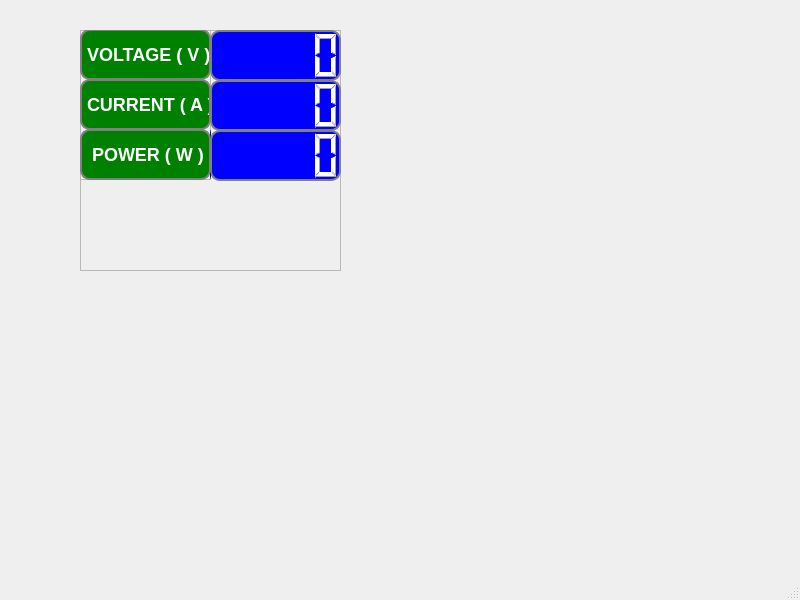
<?xml version="1.0" encoding="UTF-8"?>
<ui version="4.0">
 <class>MainWindow</class>
 <widget class="QMainWindow" name="MainWindow">
  <property name="geometry">
   <rect>
    <x>0</x>
    <y>0</y>
    <width>800</width>
    <height>600</height>
   </rect>
  </property>
  <property name="windowTitle">
   <string>MainWindow</string>
  </property>
  <widget class="QWidget" name="centralwidget">
   <widget class="QFrame" name="frame">
    <property name="geometry">
     <rect>
      <x>80</x>
      <y>30</y>
      <width>261</width>
      <height>241</height>
     </rect>
    </property>
    <property name="frameShape">
     <enum>QFrame::StyledPanel</enum>
    </property>
    <property name="frameShadow">
     <enum>QFrame::Raised</enum>
    </property>
    <widget class="QLCDNumber" name="lcdNumber">
     <property name="geometry">
      <rect>
       <x>130</x>
       <y>0</y>
       <width>131</width>
       <height>51</height>
      </rect>
     </property>
     <property name="styleSheet">
      <string notr="true">color: white;
background-color: blue;
font.size: 20pt;
border-radius: 10px;
border: 2px solid black;
border-color: gray;</string>
     </property>
    </widget>
    <widget class="QLCDNumber" name="lcdNumber_2">
     <property name="geometry">
      <rect>
       <x>130</x>
       <y>50</y>
       <width>131</width>
       <height>51</height>
      </rect>
     </property>
     <property name="styleSheet">
      <string notr="true">color: white;
background-color: blue;
font.size: 20pt;
border-radius: 10px;
border: 2px solid black;
border-color: gray;</string>
     </property>
    </widget>
    <widget class="QLCDNumber" name="lcdNumber_3">
     <property name="geometry">
      <rect>
       <x>130</x>
       <y>100</y>
       <width>131</width>
       <height>51</height>
      </rect>
     </property>
     <property name="styleSheet">
      <string notr="true">color: white;
background-color: blue;
font.size: 20pt;
border-radius: 10px;
border: 2px solid black;
border-color: gray;</string>
     </property>
    </widget>
    <widget class="QFrame" name="frame_2">
     <property name="geometry">
      <rect>
       <x>0</x>
       <y>-1</y>
       <width>131</width>
       <height>151</height>
      </rect>
     </property>
     <property name="frameShape">
      <enum>QFrame::StyledPanel</enum>
     </property>
     <property name="frameShadow">
      <enum>QFrame::Raised</enum>
     </property>
     <widget class="QLineEdit" name="lineEdit_4">
      <property name="geometry">
       <rect>
        <x>130</x>
        <y>100</y>
        <width>131</width>
        <height>51</height>
       </rect>
      </property>
      <property name="styleSheet">
       <string notr="true">color: white;
background-color: blue;
</string>
      </property>
      <property name="text">
       <string>CURRENT (A)</string>
      </property>
     </widget>
     <widget class="QLabel" name="label_3">
      <property name="geometry">
       <rect>
        <x>0</x>
        <y>0</y>
        <width>131</width>
        <height>51</height>
       </rect>
      </property>
      <property name="styleSheet">
       <string notr="true">color: white;
background-color: green;
font-weight: bold;                
font-size: 18px;
border: 2px solid black;
border-radius: 10px;
border-color: gray;</string>
      </property>
      <property name="text">
       <string>VOLTAGE ( V )</string>
      </property>
     </widget>
     <widget class="QLabel" name="label_2">
      <property name="geometry">
       <rect>
        <x>0</x>
        <y>50</y>
        <width>131</width>
        <height>51</height>
       </rect>
      </property>
      <property name="styleSheet">
       <string notr="true">color: white;
background-color: green;
font-weight: bold;                
font-size: 18px;
border: 2px solid black;
border-radius: 10px;
border-color: gray;</string>
      </property>
      <property name="text">
       <string>CURRENT ( A )</string>
      </property>
     </widget>
     <widget class="QLabel" name="label">
      <property name="geometry">
       <rect>
        <x>0</x>
        <y>100</y>
        <width>131</width>
        <height>51</height>
       </rect>
      </property>
      <property name="styleSheet">
       <string notr="true">color: white;
background-color: green;
font-weight: bold;                
font-size: 18px;
border: 2px solid black;
border-radius: 10px;
border-color: gray;</string>
      </property>
      <property name="text">
       <string> POWER ( W )</string>
      </property>
     </widget>
    </widget>
   </widget>
  </widget>
  <widget class="QMenuBar" name="menubar">
   <property name="geometry">
    <rect>
     <x>0</x>
     <y>0</y>
     <width>800</width>
     <height>17</height>
    </rect>
   </property>
  </widget>
  <widget class="QStatusBar" name="statusbar"/>
 </widget>
 <resources/>
 <connections/>
</ui>
